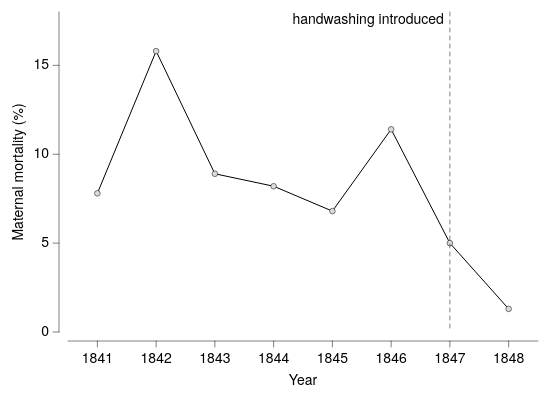

Specify this chart in Vega-Lite:
### Vega-Lite specification from a JSON file in a GitHub repository (floating-point values rounded to 4 significant figures)
{"background": null, "config": {"arc": {"fill": "#DBDBDB", "fillOpacity": 1.0, "innerRadius": 40.0, "padAngle": 0.03, "stroke": "black", "strokeOpacity": 1, "strokeWidth": 0.25}, "area": {"fill": "#DBDBDB", "fillOpacity": 1.0, "stroke": "black", "strokeOpacity": 1, "strokeWidth": 0.25}, "axis": {"domain": true, "domainCap": "round", "domainColor": "black", "domainWidth": 0.25, "grid": false, "gridCap": "round", "gridColor": "#F1F1F1", "gridDash": [0, 0], "gridOpacity": 1.0, "gridWidth": 0.25, "labelColor": "black", "labelFont": "Helvetica Neue, HelveticaNeue, Helvetica, Arial, sans-serif", "labelFontSize": 7, "labelFontStyle": "normal", "labelFontWeight": 400, "offset": 4.5, "ticks": true, "tickCap": "round", "tickColor": "black", "tickRound": false, "tickSize": 3, "tickWidth": 0.25, "titleColor": "black", "titleFont": "Helvetica Neue, HelveticaNeue, Helvetica, Arial, sans-serif", "titleFontSize": 7, "titleFontStyle": "normal", "titleFontWeight": 400}, "axisX": {"domain": true, "labelAlign": "center", "labelAngle": 0, "labels": true, "ticks": true, "translate": 0}, "axisY": {"domain": true, "labelAlign": "right", "labelAngle": 0, "labels": true, "ticks": true, "translate": 0}, "axisRight": {"domain": true, "labelAlign": "left", "labelAngle": 0, "labels": true, "ticks": true, "translate": 0}, "axisTop": {"domain": true, "labelAlign": "center", "labelAngle": 0, "labels": true, "ticks": true, "translate": 0}, "axisBand": {"tickOffset": 0}, "bar": {"fill": "#DBDBDB", "fillOpacity": 1.0, "stroke": "black", "strokeOpacity": 1, "strokeWidth": 0.25}, "boxplot": {"size": 14.4, "ticks": {"cornerRadius": 0.25, "fill": "black", "opacity": 1, "size": 7.2, "thickness": 0.25}, "box": {"fillOpacity": 1.0, "stroke": "black", "strokeOpacity": 1, "strokeWidth": 0.25}, "median": {"cornerRadius": 0, "fill": "black", "fillOpacity": 1.0, "opacity": 1, "size": 14.4, "thickness": 0.25}, "rule": {"fill": "black", "fillOpacity": 1.0, "size": 16.0, "stroke": "black", "strokeDash": [0, 0], "strokeOpacity": 1, "strokeWidth": 0.25}, "outliers": {"color": "black", "fill": "black", "fillOpacity": 1.0, "size": 0, "stroke": "black", "strokeOpacity": 1, "strokeWidth": 0.25}}, "circle": {"fill": "black", "fillOpacity": 1.0, "size": 2.0, "stroke": null, "strokeOpacity": 1, "strokeWidth": 0.25}, "errorband": {"band": {"fillOpacity": 0.6, "stroke": null, "strokeWidth": 0.25, "strokeOpacity": 1}, "borders": {"opacity": 0, "strokeOpacity": 0.25, "strokeWidth": 1}}, "errorbar": {"opacity": 1, "rule": {"strokeDash": [0, 0], "strokeWidth": 0.25}, "ticks": {"color": "black", "cornerRadius": 0.125, "opacity": 1, "size": 9.6, "thickness": 0.25}, "thickness": 0.25}, "font": "Helvetica Neue, HelveticaNeue, Helvetica, Arial, sans-serif", "geoshape": {"fill": "#DBDBDB", "fillOpacity": 1.0, "stroke": "black", "strokeOpacity": 1, "strokeWidth": 0.25}, "header": {"labelColor": "black", "labelFont": "Helvetica Neue, HelveticaNeue, Helvetica, Arial, sans-serif", "labelFontSize": 7, "labelFontStyle": "normal", "labelFontWeight": 400, "titleColor": "black", "titleFont": "Helvetica Neue, HelveticaNeue, Helvetica, Arial, sans-serif", "titleFontSize": 7, "titleFontStyle": "normal", "titleFontWeight": 400, "titlePadding": 0}, "legend": {"disable": false, "offset": 4.5, "titlePadding": 4, "labelOffset": 2, "gradientLabelOffset": 2, "gradientLength": 80.0, "gradientThickness": 8.0, "gradientOpacity": 1.0, "gradientStrokeColor": "black", "gradientStrokeWidth": 0.25, "labelColor": "black", "labelFont": "Helvetica Neue, HelveticaNeue, Helvetica, Arial, sans-serif", "labelFontSize": 7, "labelFontStyle": "normal", "labelFontWeight": 400, "strokeColor": "black", "strokeWidth": 0, "symbolSize": 42, "symbolStrokeColor": "black", "symbolStrokeWidth": 0.25, "titleColor": "black", "titleFont": "Helvetica Neue, HelveticaNeue, Helvetica, Arial, sans-serif", "titleFontSize": 7, "titleFontStyle": "normal", "titleFontWeight": 400}, "line": {"color": "black", "stroke": "black", "strokeCap": "butt", "strokeDash": [0, 0], "strokeOpacity": 1, "strokeWidth": 0.5}, "point": {"filled": true, "fill": "#DBDBDB", "fillOpacity": 1.0, "size": 8.0, "stroke": "black", "strokeOpacity": 1, "strokeWidth": 0.25}, "range": {"category": ["#B2B2B2", "#4A7CD3", "#008542", "#664CAF", "#509F98", "#636363", "#284F93", "#005226", "#382864", "#285753"], "diverging": {"scheme": ["#443E60", "#5F597E", "#7C759B", "#9994B6", "#B7B4CC", "#D6D5DC", "#F6F6F6", "#D1DAD9", "#A4C2BF", "#7AA9A4", "#578E89", "#37736E", "#1B5954"]}, "heatmap": {"scheme": ["#440154", "#472270", "#433E82", "#38598C", "#2C728E", "#238A8D", "#24A086", "#39B578", "#5DC862", "#96D646", "#CAE02D", "#FDE724"]}, "ordinal": {"scheme": ["#F1F1F1", "#DBDBDB", "#C6C6C6", "#B2B2B2", "#9D9D9D", "#898989", "#767676", "#636363", "#515151", "#404040", "#2F2F2F", "#1F1F1F"]}, "ramp": {"scheme": ["#440154", "#472270", "#433E82", "#38598C", "#2C728E", "#238A8D", "#24A086", "#39B578", "#5DC862", "#96D646", "#CAE02D", "#FDE724"]}}, "rule": {"color": "black", "stroke": "black", "strokeCap": "round", "strokeDash": [2, 2], "strokeOpacity": 1, "strokeWidth": 0.25}, "scale": {"barBandPaddingInner": 0.1, "rectBandPaddingInner": 0, "tickBandPaddingInner": 0.1, "bandPaddingOuter": 0.1, "bandWithNestedOffsetPaddingInner": 0.2, "bandWithNestedOffsetPaddingOuter": 0.2, "offsetBandPaddingInner": 0, "offsetBandPaddingOuter": 0, "round": false}, "rect": {"fill": "#DBDBDB", "fillOpacity": 1.0, "stroke": "black", "strokeOpacity": 1, "strokeWidth": 0.25}, "square": {"fill": "#DBDBDB", "fillOpacity": 1.0, "size": 16.0, "stroke": "black", "strokeOpacity": 1, "strokeWidth": 0.25}, "text": {"color": "black", "font": "Helvetica Neue, HelveticaNeue, Helvetica, Arial, sans-serif", "fontSize": 7, "fontStyle": "normal", "fontWeight": 400}, "tick": {"color": "black", "cornerRadius": 0.125, "opacity": 1.0, "size": 14.4, "thickness": 0.25}, "title": {"anchor": "middle", "frame": "group", "color": "black", "font": "Helvetica Neue, HelveticaNeue, Helvetica, Arial, sans-serif", "fontSize": 7, "fontStyle": "normal", "fontWeight": 400, "subtitleColor": "black", "subtitleFont": "Helvetica Neue, HelveticaNeue, Helvetica, Arial, sans-serif", "subtitleFontSize": "Helvetica Neue, HelveticaNeue, Helvetica, Arial, sans-serif", "subtitleFontStyle": "normal", "subtitleFontWeight": 400}, "trail": {"color": "black", "opacity": 1, "size": 0.5}, "view": {"continuousWidth": 235, "continuousHeight": 160, "discreteWidth": 235, "discreteHeight": 160, "fill": null, "stroke": null, "strokeWidth": 0.25}}, "layer": [{"data": {"name": "data-90cee84db8473ff1f3334d04451f5511"}, "mark": {"type": "line", "point": true}, "encoding": {"x": {"axis": {"format": "d"}, "field": "year", "scale": {"domain": [1840.0, 1848.0], "nice": false}, "title": "Year", "type": "quantitative"}, "y": {"field": "mortality", "scale": {"domain": [0, 18], "nice": false}, "title": "Maternal mortality (%)", "type": "quantitative"}}}, {"layer": [{"data": {"values": [{"__dysonsphere__": 1}]}, "mark": {"type": "rule", "opacity": 1.0}, "encoding": {"x": {"datum": 1847.0}}}, {"data": {"values": [{"__dysonsphere__": 1}]}, "mark": {"type": "text", "align": "right", "baseline": "top", "dx": -3, "dy": 0, "fontSize": 7}, "encoding": {"text": {"value": "handwashing introduced"}, "x": {"datum": 1847.0}, "y": {"value": 0}}}]}], "$schema": "https://vega.github.io/schema/vega-lite/v6.4.1.json", "datasets": {"data-90cee84db8473ff1f3334d04451f5511": [{"year": 1841, "mortality": 7.8}, {"year": 1842, "mortality": 15.8}, {"year": 1843, "mortality": 8.9}, {"year": 1844, "mortality": 8.2}, {"year": 1845, "mortality": 6.8}, {"year": 1846, "mortality": 11.4}, {"year": 1847, "mortality": 5.0}, {"year": 1848, "mortality": 1.3}]}}
